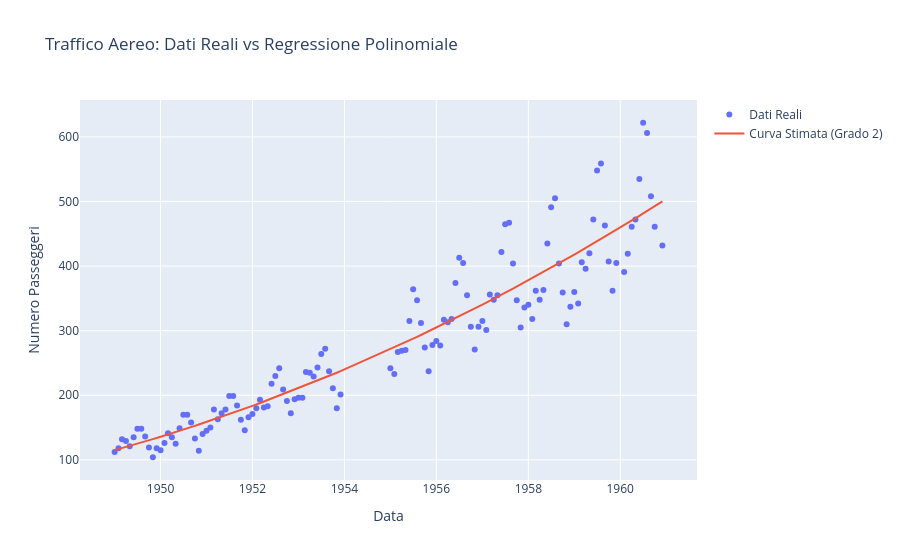

Notebook code cell kept with this figure:
### Markdown cell above
### Es 1
Hai a disposizione un file `data.csv` contenente dati mensili di traffico aereo con due colonne:

- `date`: data in formato `YYYY-MM` (mese/anno)
- `passengers`: numero di passeggeri per quel mese


Costruisci un modello di **regressione polinomiale** che approssima l’andamento del numero di passeggeri nel tempo.

1. Carica il dataset.
2. Convertilo in un formato numerico utilizzando una colonna `mese_numerico` che conti i mesi a partire da gennaio 1949.
3. Applica una regressione polinomiale (grado a tua scelta).
4. Calcola l’RMSE tra i valori reali e quelli predetti.
5. Visualizza i dati reali e la curva stimata con Plotly.

### Code cell
import pandas as pd
import numpy as np
from sklearn.linear_model import LinearRegression
from sklearn.preprocessing import PolynomialFeatures
from sklearn.pipeline import make_pipeline
import plotly.graph_objects as go
from sklearn.metrics import root_mean_squared_error


df = pd.read_csv('data.csv')
df = df.dropna(subset=['date', 'passengers'])


df['date']= pd.to_datetime(df['date'])
df['mese_numerico'] = (df['date'].dt.year - 1949) * 12 + (df['date'].dt.month)


X = df[['mese_numerico']]
y = df['passengers']
model = make_pipeline(PolynomialFeatures(2), LinearRegression())
model.fit(X, y)


y_pred = model.predict(X)
rmse = root_mean_squared_error(y, y_pred)
print(f"RMSE = {rmse:.2f}")


fig = go.Figure()



fig.add_trace(go.Scatter(x=df['date'], y=y, mode='markers', name='Dati Reali'))
fig.add_trace(go.Scatter(x=df['date'], y=y_pred, mode='lines', name=f'Curva Stimata (Grado {2})'))

fig.update_layout(
    title='Traffico Aereo: Dati Reali vs Regressione Polinomiale',
    xaxis_title='Data',
    yaxis_title='Numero Passeggeri'
)

### Figure 1 — Plotly figure (JSON) as saved in the notebook; plotly's stock layout.template omitted (floating-point values rounded to 4 significant figures; data arrays with more than 128 entries replaced by an {"elided": "..."} marker saying what was removed)
{"data": [{"mode": "markers", "name": "Dati Reali", "type": "scatter", "x": {"elided": "130 str values"}, "y": {"elided": "130 float values"}}, {"mode": "lines", "name": "Curva Stimata (Grado 2)", "type": "scatter", "x": {"elided": "130 str values"}, "y": {"elided": "130 float values"}}], "layout": {"title": {"text": "Traffico Aereo: Dati Reali vs Regressione Polinomiale"}, "xaxis": {"title": {"text": "Data"}}, "yaxis": {"title": {"text": "Numero Passeggeri"}}}}
